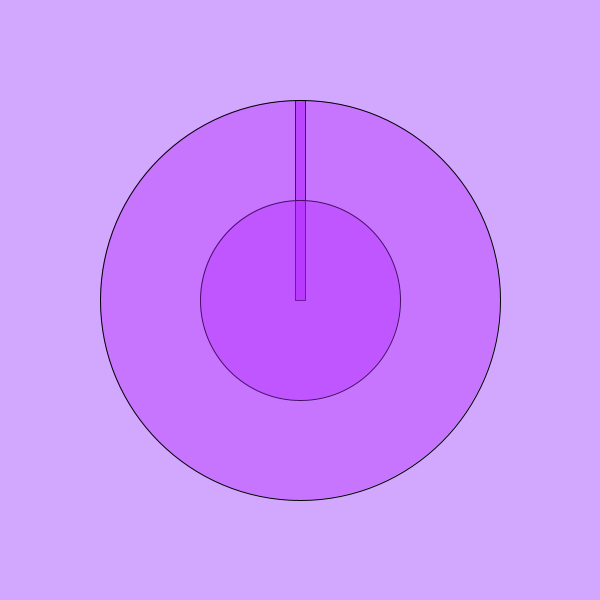
Frame 1 (no input)
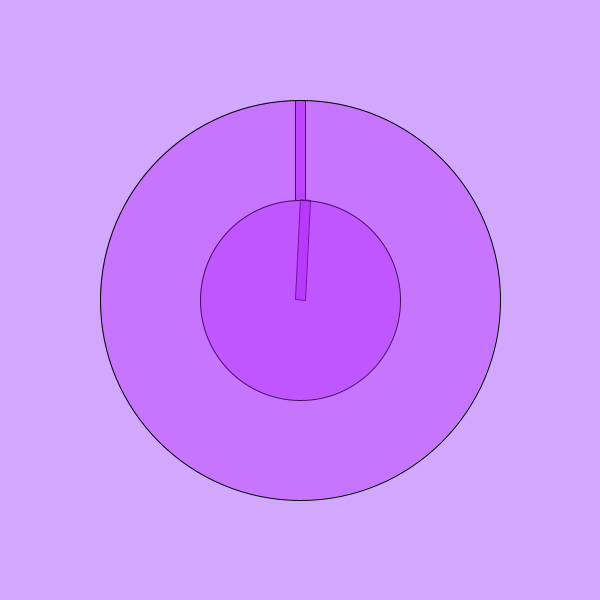
Frame 60 (the mouse pressed at the canvas centre just before this capture)
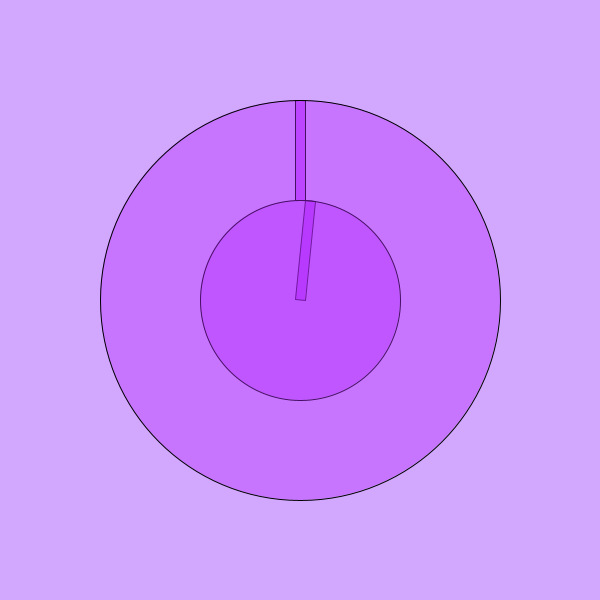
Frame 120 (the mouse held since frame 60 and released just before this capture)

The Processing sketch that drew these frames (run headless with seeded random() and noise(); from frame 60 on, the mouse is pressed at the canvas centre):

// Processing sketch: Due_2_13_19p2
// ── Due_2_13_19p2.pde
//Naomi Marshall
//Attempt at a Clock
//It's not the best but at least it works
//Inner hand counts seconds, outer counts 5


int counter = 0;
int savedTime;
int totalTime = 1000;
int counter2 = 0;
int savedTime2;
int totalTime2 = 5000;

void setup() {
  size(600, 600);
  savedTime = millis();
  savedTime2 = millis();
  
}

void draw() {
  
  background(210, 168, 255);
  rectMode(CORNER);
  
  pushMatrix();
  translate(300, 300);
  fill(182, 38, 255, 150);
  
  
  int passedTime = millis() - savedTime;
  if (passedTime > totalTime) {
    println("1 second");
    counter++;
    savedTime = millis(); // Save the current time to restart the timer!
    }
  rotate(2*PI+(counter*PI)/60);
  rect(-5, 0, 10, -100);
 
  
  popMatrix();
  
  pushMatrix();
  
   translate(300,300);
  fill(182, 38, 255, 150);
  
  int passedTime2 = millis() - savedTime2;
  if (passedTime2 > totalTime2) {
    println("5 seconds");
    counter2++;
    savedTime2 = millis(); // Save the current time to restart the timer!
    }
  rotate(2*PI+(counter2*PI)/12);
  rect(-5, -200, 10, 100);
  
  fill(0, 0, 255, 30);
 

  popMatrix();
  fill(182, 38, 255, 100);
  ellipse(300,300,200,200);
  ellipse(300,300,400,400);
  
}
